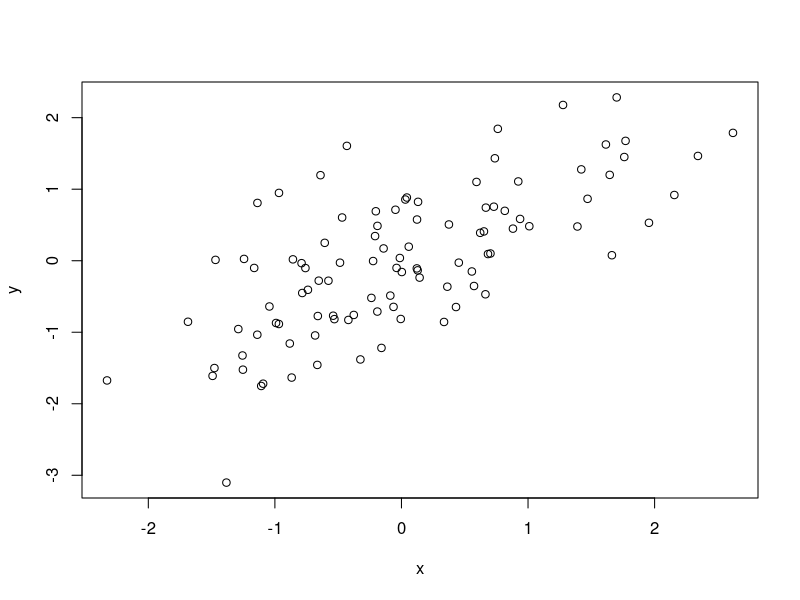

This figure's R source:
# -------------------------------------------
# Example script 
# Workshop: Git for Psychological Research
# -------------------------------------------

# To demonstrate how to use version control, we will compute a correlation 
# coefficient using simulated data


# 0.) install and load packages

# uncomment the following line if you haven't installed the MASS package
# install.packages(MASS) 
library("MASS")


# 1.) simulate data

samples = 100 # number of samples to draw
r = 0.70 # pre-specified correlation coefficient

data = mvrnorm(n=samples, mu=c(0, 0), # draw # of samples from multivar norm distribution
               Sigma=matrix(c(1, r, r, 1), nrow=2), # specifiy correlation matrix
               empirical=TRUE) 

x = data[, 1]  # standard normal (mu=0, sd=1)
y = data[, 2]  # standard normal (mu=0, sd=1)


# 2.) calculate correlation coefficient

cor(x, y)


# 3.) plot data

plot(x,y)
